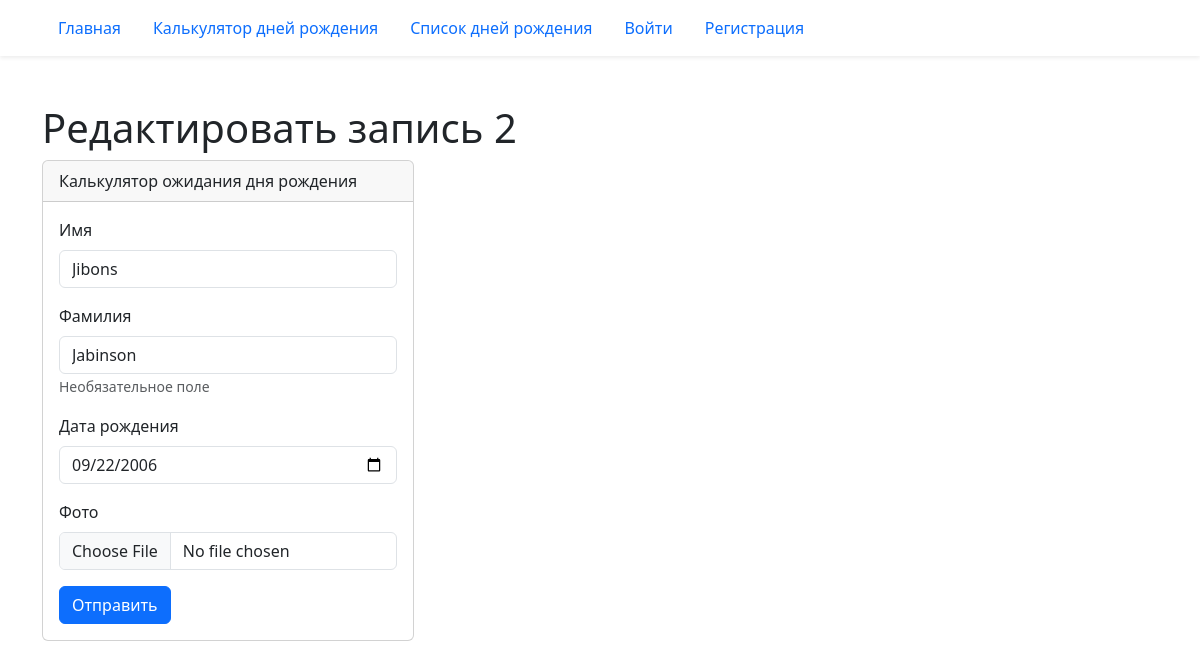
Page /birthday/2/edit/ on the committed database.
### birthday/models.py (models this page shows)
class Birthday(models.Model):
    first_name = models.CharField('Имя', max_length=30)
    last_name = models.CharField(
        'Фамилия', blank=True, help_text='Необязательное поле', max_length=30
    )
    birthday = models.DateField('Дата рождения', validators=(real_age,))
    image = models.ImageField('Фото', upload_to='birthdays_images', blank=True)
    class Meta:
        constraints = (
            models.UniqueConstraint(
                fields=('first_name', 'last_name', 'birthday'),
                name='Unique person constraint',
            ),
        )

### birthday/views.py (the view)
# urls.py: path('<int:pk>/edit/', views.BirthdayUpdateView.as_view(), name='edit'),
class BirthdayUpdateView(BirthdayMixin, BirthdayFormMixin, UpdateView):
    pass

### birthday/forms.py (shortened to what this page needs)
class BirthdayForm(forms.ModelForm):
    class Meta:
        model = Birthday
        fields = '__all__'
        widgets = {
            'birthday': forms.DateInput(
                attrs={'type': 'date'},
                format='%Y-%m-%d',
            )
        }

### templates/birthday/birthday.html (shortened to what this page needs)
{% extends "base.html" %}
{% load django_bootstrap5 %}
{% block content %}
  {% with data=form.instance %}
  {% if '/edit/' in request.path %}
    <h1>Редактировать запись {{ data.pk }}</h1>
  {% elif "/delete/" in request.path %}
    <h1>Удалить запись {{ data.pk }}</h1>
  {% else %}
    <h1>Создать запись</h1>
  {% endif %}
  <div class="card col-4">
    <div class="card-header">
      Калькулятор ожидания дня рождения
    </div>
    <div class="card-body">
      <form method='post' enctype="multipart/form-data">
        {% if not '/delete/' in request.path %}
          {% bootstrap_form form %}
        {% else %}
          <p>{{ data.first_name }} {{ data.last_name }}</p>
          <p>{{ data.birthday }}</p>
        {% endif %}
        {% bootstrap_button button_type="submit" content="Отправить" %}
      </form>
    </div>
  </div>
  {% endwith %}
{% endblock %}

### rows in the picture
Birthday: pk "2", first_name "Jibons", last_name "Jabinson", birthday "09/22/2006"
